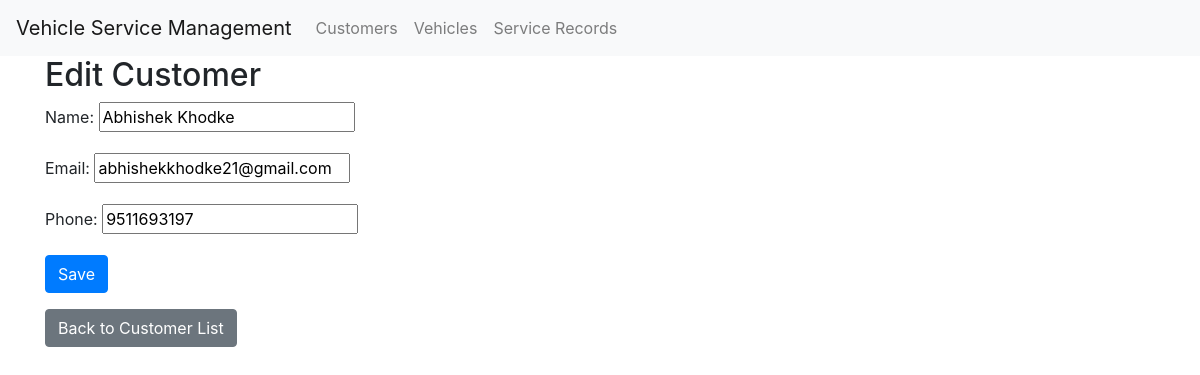
The app's page /customers/1/edit/ with its own data.
### service/models.py (models this page shows, shortened)
class Customer(models.Model):
    name = models.CharField(max_length=100)
    email = models.EmailField(unique=True)
    phone = models.CharField(max_length=15)

### service/views.py (the view)
# urls.py: path('customers/<int:pk>/edit/', views.customer_update, name='customer_update'),
def customer_update(request, pk):
    customer = get_object_or_404(Customer, pk=pk)
    if request.method == 'POST':
        form = CustomerForm(request.POST, instance=customer)
        if form.is_valid():
            form.save()
            return redirect('customer_list')
    else:
        form = CustomerForm(instance=customer)
    return render(request, 'service/customer_form.html', {'form': form})

### service/forms.py
class CustomerForm(forms.ModelForm):
    class Meta:
        model = Customer
        fields = ['name', 'email', 'phone']

### templates/service/customer_form.html (shortened to what this page needs)
{% extends 'service/base.html' %}
{% block content %}
    <h2>{% if form.instance.pk %}Edit{% else %}Add{% endif %} Customer</h2>
    <form method="post">
        {{ form.as_p }}
        <button type="submit" class="btn btn-primary">Save</button>
    </form>
    <a href="{% url 'customer_list' %}" class="btn btn-secondary mt-3">Back to Customer List</a>
{% endblock %}

### records on screen
Customer: name "Abhishek Khodke", email "abhishekkhodke21@gmail.com", phone "9511693197"
